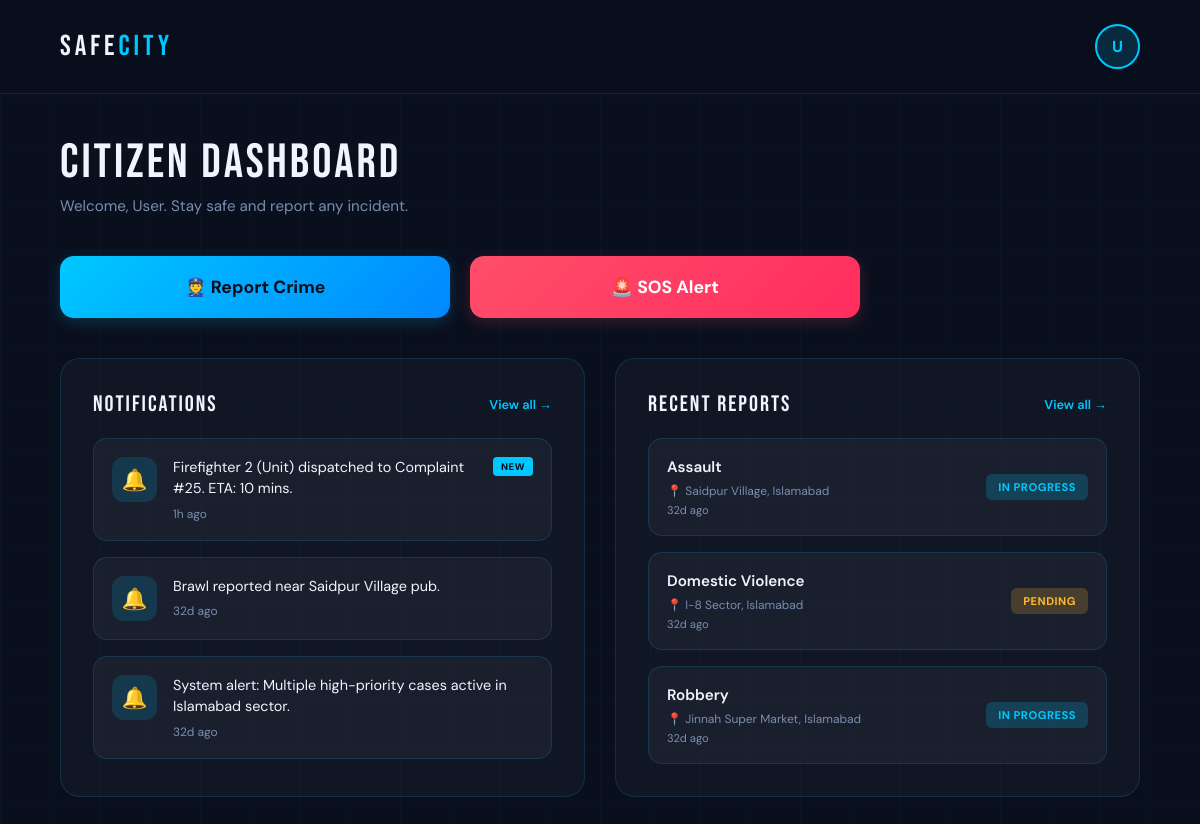
The app's page /citizen_dashboard, older data.
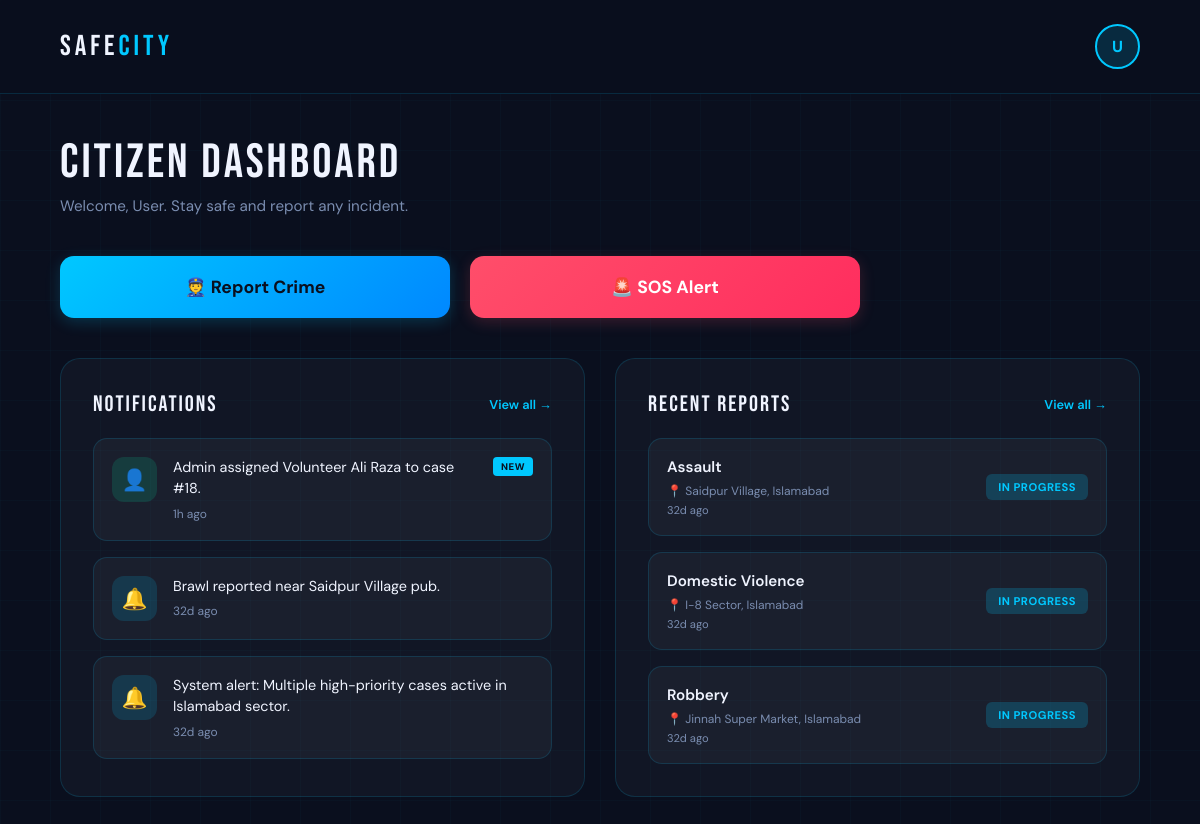
The same page, newer data.
### tables this page shows
CREATE TABLE Notifications (
    notification_id INTEGER PRIMARY KEY AUTOINCREMENT,
    message TEXT NOT NULL,
    created_at DATETIME DEFAULT CURRENT_TIMESTAMP
);

CREATE TABLE Complaints (
    complaint_id INTEGER PRIMARY KEY AUTOINCREMENT,
    user_id INTEGER,
    category_id INTEGER,
    description TEXT NOT NULL,
    location TEXT NOT NULL,
    status TEXT DEFAULT 'Pending' CHECK(status IN ('Pending','In Progress','Resolved')),
    created_at DATETIME DEFAULT CURRENT_TIMESTAMP,

    FOREIGN KEY (user_id) REFERENCES Citizens(citizen_id),
    FOREIGN KEY (category_id) REFERENCES CrimeCategories(category_id)
);

CREATE TABLE CrimeCategories (
    category_id INTEGER PRIMARY KEY AUTOINCREMENT,
    name TEXT UNIQUE NOT NULL
);

### app.py (the view)
@app.route('/citizen_dashboard')
def citizen_dashboard():
    db = get_db_connection()
    notifications = db.execute('''
        SELECT message, created_at
        FROM Notifications
        ORDER BY created_at DESC
        LIMIT 3
    ''').fetchall()
    now = datetime.utcnow()
    recent_notifications = []
    for n in notifications:
        dt = datetime.strptime(n['created_at'], '%Y-%m-%d %H:%M:%S')
        hours_ago = (now - dt).total_seconds() / 3600
        recent_notifications.append({
            'message': n['message'],
            'time_ago': time_ago(n['created_at']),
            'is_new': hours_ago < 24
        })
    reports = db.execute('''
        SELECT c.complaint_id, cc.name as category_name, c.location, c.status, c.created_at
        FROM Complaints c
        JOIN CrimeCategories cc ON c.category_id = cc.category_id
        ORDER BY c.created_at DESC
        LIMIT 3
    ''').fetchall()
    recent_reports = [dict(r, time_ago=time_ago(r['created_at'])) for r in reports]
    db.close()
    return render_template('citizen_dashboard.html',
                           recent_notifications=recent_notifications,
                           recent_reports=recent_reports
                           )

### app.py (called while the page is built)
def get_db_connection():
    conn = sqlite3.connect(DATABASE, timeout=10)
    conn.row_factory = sqlite3.Row
    return conn

def time_ago(dt_str):
    if not dt_str:
        return ''
    dt = datetime.strptime(dt_str, '%Y-%m-%d %H:%M:%S')
    now = datetime.utcnow()
    diff = now - dt
    minutes = int(diff.total_seconds() // 60)
    if minutes < 1:
        return 'Just now'
    elif minutes < 60:
        return f'{minutes}m ago'
    elif minutes < 1440:
        return f'{minutes // 60}h ago'
    else:
        return f'{minutes // 1440}d ago'

### templates/citizen_dashboard.html (shortened to what this page needs)
<!DOCTYPE html>
<html lang="en">
<head>
</head>
<body>
  <div class="app-container">
    <div class="header">
      <div class="logo">SAFE<span>CITY</span></div>
      <div class="header-right">
        <div class="user-avatar">{{ session.name[0] if session.name else 'U' }}</div>
      </div>
    </div>
    <div class="app-content">
      <div class="content">
        <div class="welcome-section">
          <div class="page-title">Citizen Dashboard</div>
          <div class="page-sub">Welcome, {{ session.name if session.name else 'User' }}. Stay safe and report any incident.</div>
        </div>
        <div class="action-grid">
          <a href="/report" class="action-btn btn-report">👮 Report Crime</a>
          <button onclick="alert('Emergency services notified!')" class="action-btn btn-sos">🚨 SOS Alert</button>
        </div>
        <div class="dashboard-grid">
          <div class="section-card">
            <div class="section-head">
              <div class="section-title">Notifications</div>
              <a href="/notifications" class="section-link">View all →</a>
            </div>
            <div class="notif-list">
              {% for n in recent_notifications %}
              <div class="notif-card">
                <div class="notif-icon {% if 'assigned' in n.message|lower %}ni-person{% elif 'resolved' in n.message|lower %}ni-check{% else %}ni-bell{% endif %}">
                  {% if 'assigned' in n.message|lower %}👤{% elif 'resolved' in n.message|lower %}✓{% else %}🔔{% endif %}
                </div>
                <div class="notif-body">
                  <div class="notif-top">
                    <div class="notif-text">{{ n.message }}</div>
                    {% if n.is_new %}<span class="new-badge">NEW</span>{% endif %}
                  </div>
                  <div class="notif-time">{{ n.time_ago }}</div>
                </div>
              </div>
              {% else %}
              <div class="empty-state">No notifications yet</div>
              {% endfor %}
            </div>
          </div>
          <div class="section-card">
            <div class="section-head">
              <div class="section-title">Recent Reports</div>
              <a href="/case_tracking" class="section-link">View all →</a>
            </div>
            <div class="report-list">
              {% for r in recent_reports %}
              <div class="report-card">
                <div>
                  <div class="report-type">{{ r.category_name }}</div>
                  <div class="report-loc">📍 {{ r.location }}</div>
                  <div class="report-date">{{ r.time_ago }}</div>
                </div>
                <span class="status-pill {% if r.status == 'Pending' %}sp-pending{% elif r.status == 'In Progress' %}sp-progress{% else %}sp-resolved{% endif %}">{{ r.status }}</span>
              </div>
              {% else %}
              <div class="empty-state">No reports filed yet</div>
              {% endfor %}
            </div>
          </div>
        </div>
      </div>
    </div>
  </div>
</body>
</html>

Row changes from the older to the newer data that the page shows:
removed Notifications: message "Firefighter 2 (Unit) dispatched to Complaint #25. ETA: 10 mins.", shows "NEW", time_ago "1h ago"
added Notifications: message "Admin assigned Volunteer Ali Raza to case #18.", shows "NEW", time_ago "1h ago"
changed Complaints "I-8 Sector, Islamabad": status "PENDING" → "IN PROGRESS"
